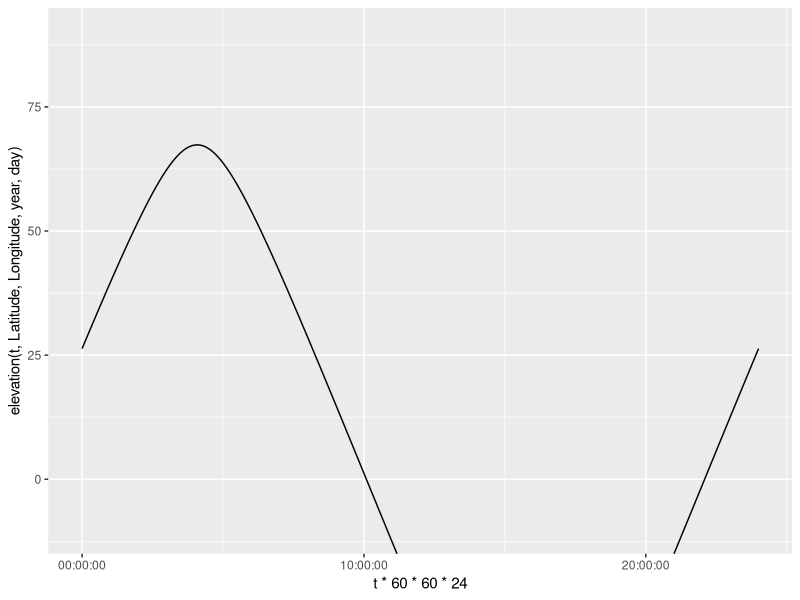
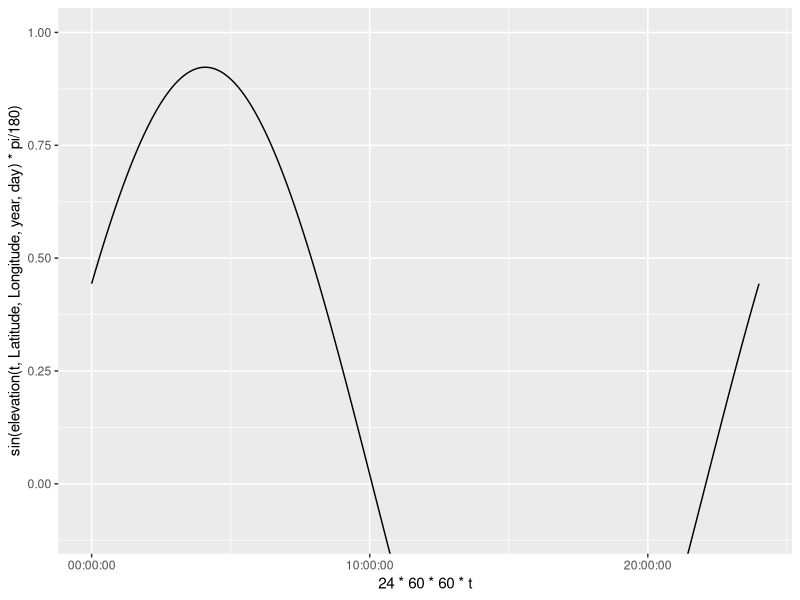
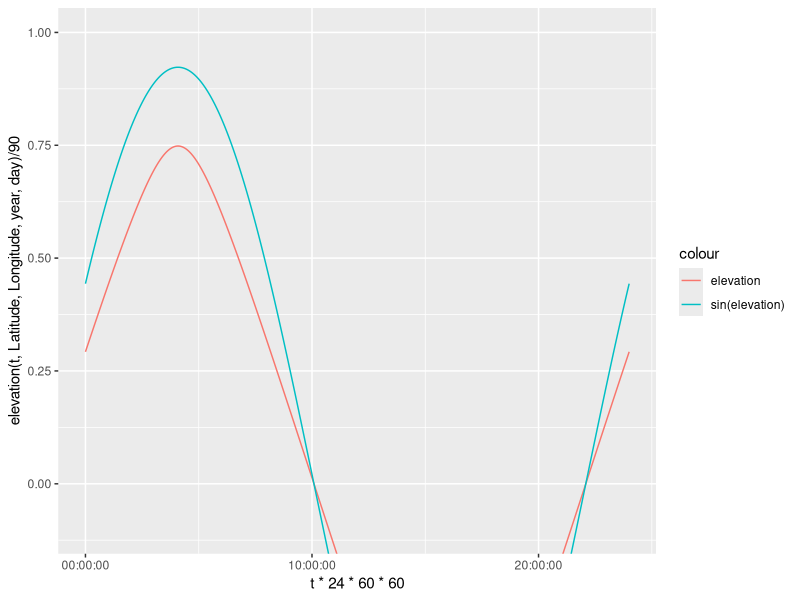
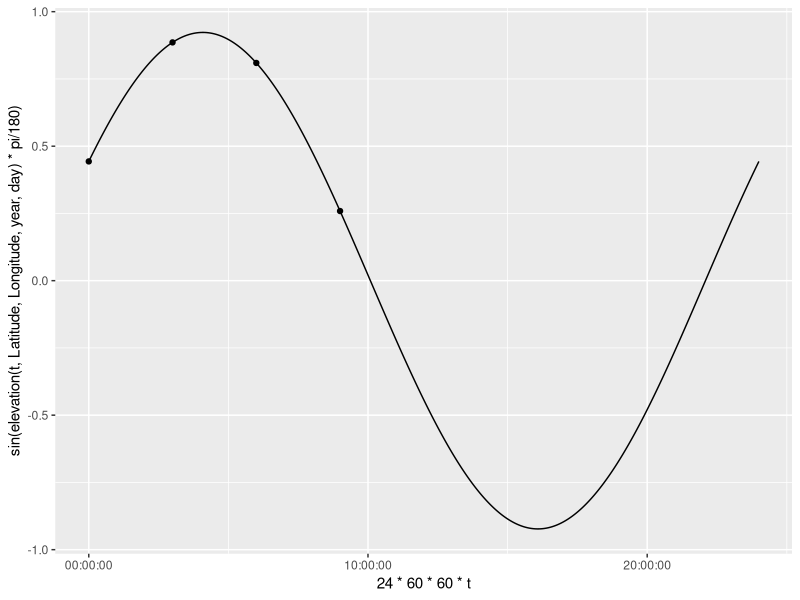

Write the R code that produced these figures, in order.
library(ggplot2)
##Fix error for days with no positive elevation 
Latitude = 0
Longitude = 120
year = 2008
day = 5
t=.5
Sunrise = 0 #initializing for global assignment
Sunset = 0 #initializing for global assignment

elevation = function(t,Latitude,Longitude,year,day){
  #Converting the year and day to Julian Day and Century. 2454466.5 is
  #12:00 AM of Jan 1 2008. Using mid day as the average 2454467 is Jan 1 2008
  #ifelse(year == 2008, JulianDay = 2454466+day, JulianDay = 2454467+day+(year-2008)*365);
  JulianDay = 2454466+day;
  ##Calculate solar position constants for the day in question. These
  ##functions were obtained from an NOAA Solar Calculations spreadsheet.
  ##Note: the variation seen throughout a given day is so small that we can
  ##treat these as constants. More on this later.
  JulianCentury = (JulianDay-2451545)/36525;
  GeomMeanLongSunDeg = (280.46646+JulianCentury*(36000.76983+JulianCentury*.0003032))%%360;
  GeomMeanAnomSunDeg = 357.52911+JulianCentury*(35999.05029 - 0.0001537*JulianCentury);
  EccentEarthOrbit = 0.016708634-JulianCentury*(0.000042037+0.0000001267*JulianCentury);
  SunEqOfCtr = sin(pi/180*(GeomMeanAnomSunDeg))*(1.914602-JulianCentury*(0.004817+0.000014*JulianCentury))+sin(pi/180*(2*GeomMeanAnomSunDeg))*(0.019993-0.000101*JulianCentury)+sin(pi/180*(3*GeomMeanAnomSunDeg))*0.000289;
  SunTrueLongDeg = GeomMeanLongSunDeg+SunEqOfCtr;
  SunAppLongDeg = SunTrueLongDeg-0.00569-0.00478*sin(pi/180*(125.04-1934.136*JulianCentury));
  MeanObliqEclipticDeg = 23+(26+((21.448-JulianCentury*(46.815+JulianCentury*(0.00059-JulianCentury*0.001813))))/60)/60;
  ObliqCorrDeg = MeanObliqEclipticDeg+0.00256*cos(pi/180*(125.04-1934.136*JulianCentury));
  SunDeclineDeg = 180/pi*(asin(sin(pi/180*(ObliqCorrDeg))*sin(pi/180*(SunAppLongDeg))));
  vary = tan(pi/180*(ObliqCorrDeg/2))*tan(pi/180*(ObliqCorrDeg/2));
  EqOfTimeMinutes = 4*180/pi*(vary*sin(2*pi/180*(GeomMeanLongSunDeg))-2*EccentEarthOrbit*sin(pi/180*(GeomMeanAnomSunDeg))+4*EccentEarthOrbit*vary*sin(pi/180*(GeomMeanAnomSunDeg))*cos(2*pi/180*(GeomMeanLongSunDeg))-0.5*vary*vary*sin(4*pi/180*(GeomMeanLongSunDeg))-1.25*EccentEarthOrbit*EccentEarthOrbit*sin(2*pi/180*(GeomMeanAnomSunDeg)));

  ## Define maximum PAR ratio: Solar Constant*.487(%of radiation that makes up PAR)*scale(100)/Sin(90)
  MaxRatio=.487*1361*100;
  srssangle = 90;
  HASunriseDeg = Re(180/pi*(acos(cos(pi/180*(srssangle))/(cos(pi/180*(Latitude))*cos(pi/180*(SunDeclineDeg)))-tan(pi/180*(Latitude))*tan(pi/180*(SunDeclineDeg)))));
  SunlightDuration = HASunriseDeg/180;

  A = sin(Latitude*pi/180)*sin(SunDeclineDeg*pi/180);
  B = cos(Latitude*pi/180)*cos(SunDeclineDeg*pi/180);

  SolarNoon = (720-4*Longitude-EqOfTimeMinutes+0*60)/1440;
  assign("Sunrise", ((SolarNoon*1440-HASunriseDeg*4)/1440)%%1, envir = .GlobalEnv); #keep sunrise positive and between zero and 1
  assign("Sunset", Sunrise+SunlightDuration, envir = .GlobalEnv); #assign SR/SS to global for use in other functions

  C = EqOfTimeMinutes/4+Longitude;

  #90-(acos(sin(Latitude*pi/180)*sin(SunDeclineDeg*pi/180)+cos(Latitude*pi/180)*cos(SunDeclineDeg*pi/180)*cos((t*360+EqOfTimeMinutes/4+Longitude+180)*pi/180)))*180/pi
  return(90-(acos(A+B*cos((t*360+C+180)*pi/180)))*180/pi)
    
}

elevation(t,Latitude,Longitude,year,day)

t = seq(0,1,1/(8*100))
ggplot(data = NULL, aes(x = t*60*60*24, y = elevation(t,Latitude,Longitude,year,day)))+
  coord_cartesian(ylim = c(-10,90))+
  geom_line()+
  scale_x_time()
            
ggplot(data = NULL, aes(x = 24*60*60*t, y = sin(elevation(t,Latitude,Longitude,year,day)*pi/180)))+
  coord_cartesian(ylim = c(-.1,1))+
  geom_line()+
  scale_x_time()

ggplot(data = NULL, aes(x = t*24*60*60, y = elevation(t,Latitude,Longitude,year,day)/90, col = "elevation"))+
  coord_cartesian(ylim = c(-.1,1))+
  geom_line()+
  geom_line(data = NULL, aes(x = 24*60*60*t, y = sin(elevation(t,Latitude,Longitude,year,day)*pi/180), col = "sin(elevation)"))+
  labs()+
  scale_x_time()


###Creating projections from each observation

#Max PAR: .487*1361/sin(elevation)
library(tidyverse)
time = c(0,1/8,2/8,3/8,4/8,5/8,6/8,7/8)
observations = tibble(time, elevation(time,Latitude,Longitude,year,day))
observations = observations %>%
  select(time, elevation = `elevation(time, Latitude, Longitude, year, day)`)

daylightObservations = observations %>%
  mutate(max_PAR = .487*1361*sin(elevation*pi/180)) %>%
  filter(elevation>0)

ggplot(data = NULL, aes(x = 24*60*60*t, y = sin(elevation(t,Latitude,Longitude,year,day)*pi/180)))+
  #coord_cartesian(ylim = c(-.1,1))+
  geom_line()+
  scale_x_time()+
  geom_point(data = daylightObservations, aes(x = time*24*60*60, y = max_PAR/(.487*1361)))


###Creating a function that will plot the Wang et al. algorithm for each point


#SHIFT SO t STARTS before SR
wangInstPAR = function(t, daylightObservationsTibble){
  if (t<Sunrise){
    return(0)
  } else if (t>Sunset){
    return(0)
  } else if (dim(daylightObservationsTibble)[1]==1){
    #1 observation: I use equation 6.2
    overpass = daylightObservationsTibble[1,1]
    PAR = daylightObservationsTibble[1,3]
    instPAR = PAR*(sin((t-Sunrise)*pi/(Sunset-Sunrise))/sin((overpass-Sunrise)*pi/(Sunset-Sunrise)))
    return(instPAR)
  } else if (dim(daylightObservationsTibble)[1]>1){
    #2 or more observations: I use equation 6.4
    
  }

  
}
